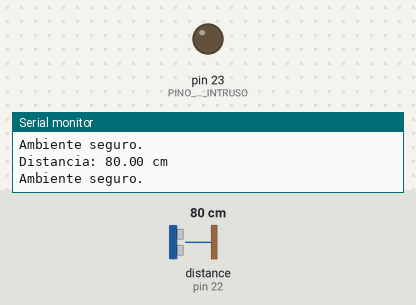
This sketch was run on a simulated Arduino Mega 2560, built with avr-gcc and run on an emulated ATmega2560. Parts: output pins drawn as LEDs (lit = HIGH), the last lines printed to the serial monitor. Wiring (inferred from the names in the program): ultrasonic range finder: trigger pin 21; echo pin 22. The inputs (shaded band) are chosen by the test bench; at power-on: distance to the obstacle (sensor on pin 22) 80 cm. The echo pulse lasts 58.3 µs per cm; pins used as bus, display or sensor lines are not drawn.

Above: at 1.8 s.
1.9 s: distance to the obstacle (sensor on pin 22) set to 11 cm
3.4 s: distance to the obstacle (sensor on pin 22) set to 8 cm
At 5.2 s:
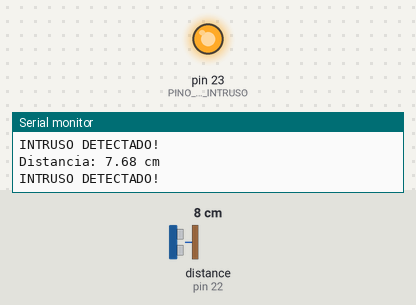
5.5 s: distance to the obstacle (sensor on pin 22) set to 18 cm
At 6.9 s:
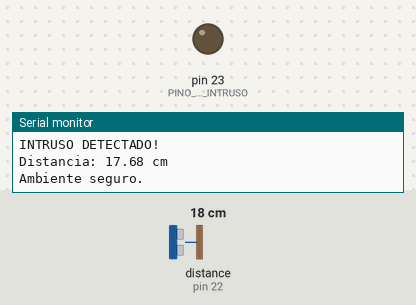
7.5 s: distance to the obstacle (sensor on pin 22) set to 2 cm
At 8.6 s:
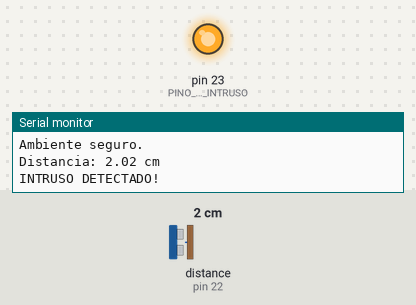
Timing chart, 0 to 10.5 s (numbered marks = the images above; inputs shaded):
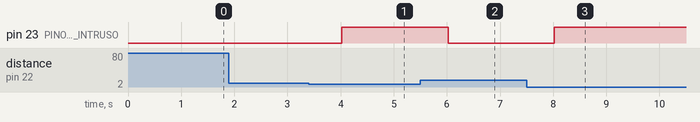

The sketch:

Ultrasonico.ino
```cpp
// --- Configuração dos Pinos ---
const int PINO_TRIG = 21;        // Pino de disparo (Trigger)
const int PINO_ECHO = 22;        // Pino de retorno (Echo)
const int PINO_LED_INTRUSO = 23; // LED indicador

// --- Protótipo da Função ---
float obter_distancia();

void setup() {

  Serial.begin(115200);

  // Configuração dos pinos
  pinMode(PINO_TRIG, OUTPUT);      // Trig envia o pulso
  pinMode(PINO_ECHO, INPUT);       // Echo recebe o pulso
  pinMode(PINO_LED_INTRUSO, OUTPUT);

  // Garante que o Trigger começa desligado
  digitalWrite(PINO_TRIG, LOW);
}

void loop() {

  float dist = obter_distancia();

  Serial.print("Distancia: ");
  Serial.print(dist);
  Serial.println(" cm");

  // --- Ação e decisão ---
  if (dist > 0 && dist < 10) {

    Serial.println("INTRUSO DETECTADO!");
    digitalWrite(PINO_LED_INTRUSO, HIGH);

  }
  else {

    Serial.println("Ambiente seguro.");
    digitalWrite(PINO_LED_INTRUSO, LOW);

  }

  delay(1000); // Aguarda 3 segundos
}


// --- Função para medir distância ---
float obter_distancia() {

  // Envia pulso de 10 microsegundos
  digitalWrite(PINO_TRIG, LOW);
  delayMicroseconds(2);

  digitalWrite(PINO_TRIG, HIGH);
  delayMicroseconds(10);

  digitalWrite(PINO_TRIG, LOW);

  // Mede o tempo do Echo
  long duracao = pulseIn(PINO_ECHO, HIGH, 30000);

  // Calcula distância
  float distancia = (duracao / 2.0) * 0.0343;

  return distancia;
}
```

Measured:
- the behaviour switches between 10 and 9 cm on distance to the obstacle (sensor on pin 22) (found by bisection; images 0 and 1)
- after the input at 3.4 s, pin 23 (PINO_LED_INTRUSO): LOW → HIGH after 0.62 s
- after the input at 5.5 s, pin 23 (PINO_LED_INTRUSO): HIGH → LOW after 0.52 s
- after the input at 7.5 s, pin 23 (PINO_LED_INTRUSO): LOW → HIGH after 0.53 s
